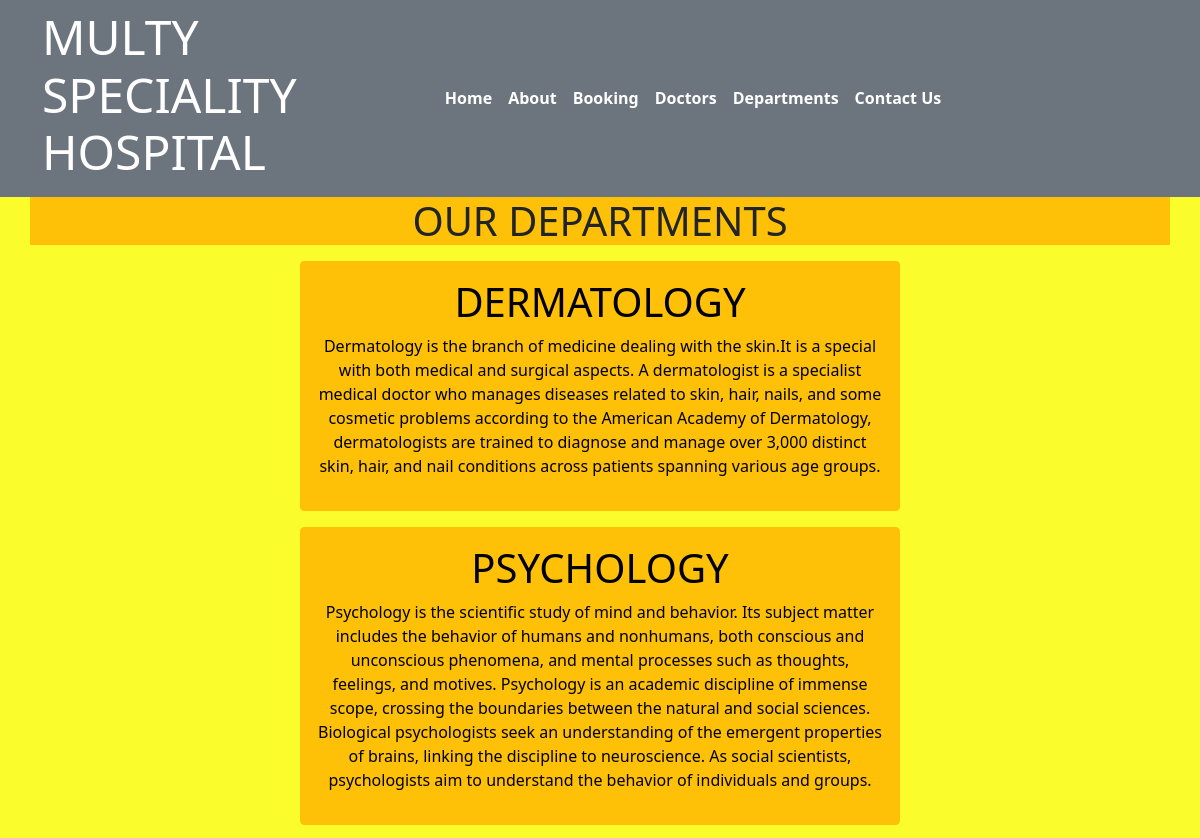
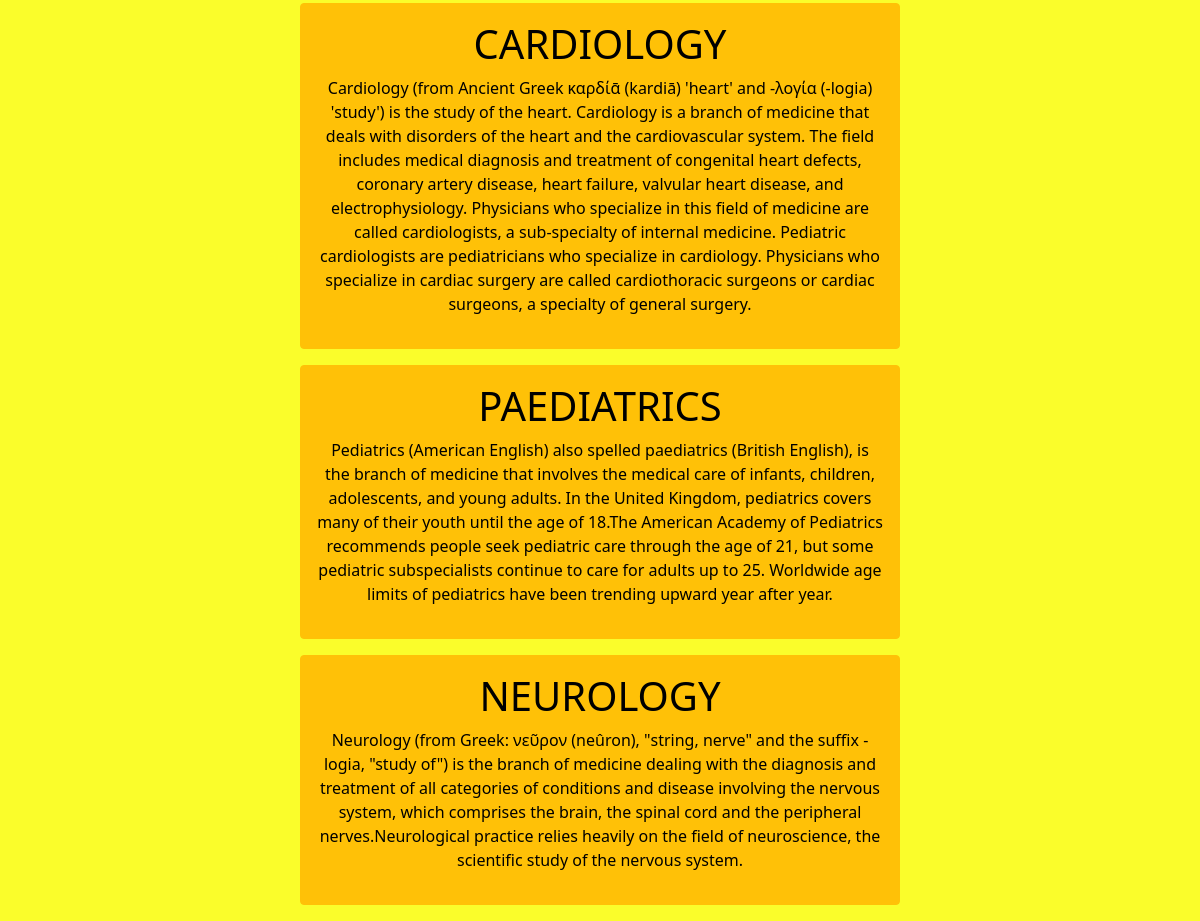
Screenshot of /department with the database file from the repository (2 pictures, top to bottom).
### home/models.py (models this page shows, shortened)
class departments(models.Model):
    dep_name = models.CharField(max_length=100)
    dep_description = models.TextField()

### home/views.py (the view)
# urls.py: path('department', views.department,name='department'),
def department(request):
  dict_dept={
     'dept': departments.objects.all()
  }
  return render(request, "department.html", dict_dept)

### templates/department.html (shortened to what this page needs)
{% extends 'base.html'%}
{% block content %}
<h1 class= "container bg-warning text-center">OUR DEPARTMENTS</h1>
{% for d in dept %}
<div class="mx-auto w-50 bg-warning text-center text-black p-3 my-3 border border-warning rounded">
    <h1> {{d.dep_name}} </h1>
    <p> {{d.dep_description}} </p>
</div>
{% endfor %}
{% endblock %}

### static/css/style.css (style rules this page uses)
body { background-color: rgb(250, 253, 43); }

### rows the page displays
departments: dep_name "DERMATOLOGY", dep_description "Dermatology is the branch of medicine dealing with the skin.It is a special with both medical and surgical aspects. A dermatologist is a specialist medical doctor who manages diseases related to skin, hair, nails, and some cosmetic problems according to the American Academy of Dermatology, dermatologists are trained to diagnose and manage over 3,000 distinct skin, hair, and nail conditions across patients spanning various age groups."
departments: dep_name "PSYCHOLOGY", dep_description "Psychology is the scientific study of mind and behavior. Its subject matter includes the behavior of humans and nonhumans, both conscious and unconscious phenomena, and mental processes such as thoughts, feelings, and motives. Psychology is an academic discipline of immense scope, crossing the boundaries between the natural and social sciences. Biological psychologists seek an understanding of the emergent properties of brains, linking the discipline to neuroscience. As social scientists, psychologists aim to understand the behavior of individuals and groups."
departments: dep_name "CARDIOLOGY", dep_description "Cardiology (from Ancient Greek καρδίᾱ (kardiā) 'heart' and -λογία (-logia) 'study') is the study of the heart. Cardiology is a branch of medicine that deals with disorders of the heart and the cardiovascular system. The field includes medical diagnosis and treatment of congenital heart defects, coronary artery disease, heart failure, valvular heart disease, and electrophysiology. Physicians who specialize in this field of medicine are called cardiologists, a sub-specialty of internal medicine. Pediatric cardiologists are pediatricians who specialize in cardiology. Physicians who specialize in cardiac surgery are called cardiothoracic surgeons or cardiac surgeons, a specialty of general…"
departments: dep_name "PAEDIATRICS", dep_description "Pediatrics (American English) also spelled paediatrics (British English), is the branch of medicine that involves the medical care of infants, children, adolescents, and young adults. In the United Kingdom, pediatrics covers many of their youth until the age of 18.The American Academy of Pediatrics recommends people seek pediatric care through the age of 21, but some pediatric subspecialists continue to care for adults up to 25. Worldwide age limits of pediatrics have been trending upward year after year."
departments: dep_name "NEUROLOGY", dep_description "Neurology (from Greek: νεῦρον (neûron), \"string, nerve\" and the suffix -logia, \"study of\") is the branch of medicine dealing with the diagnosis and treatment of all categories of conditions and disease involving the nervous system, which comprises the brain, the spinal cord and the peripheral nerves.Neurological practice relies heavily on the field of neuroscience, the scientific study of the nervous system."
